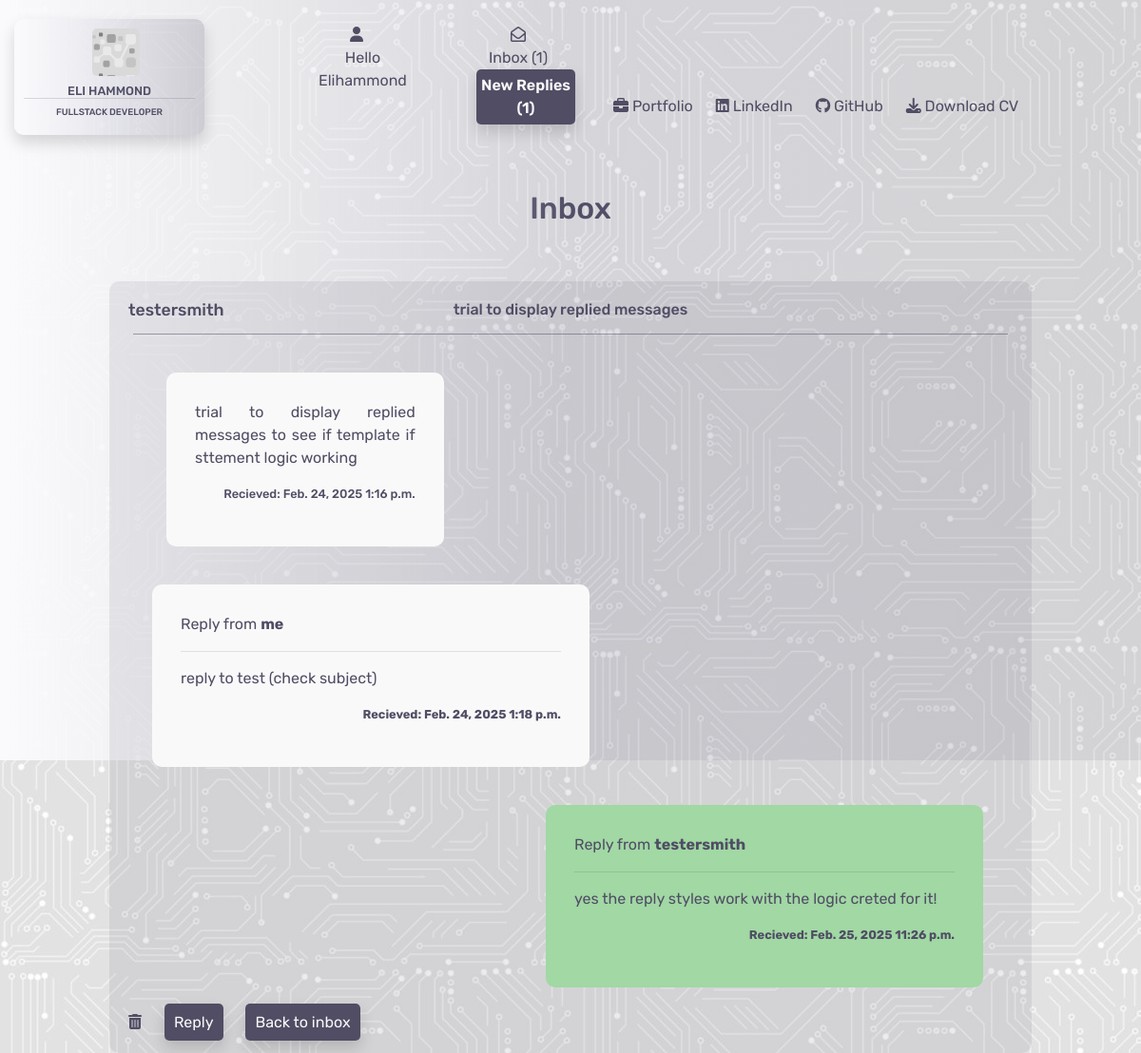
Before: /contacts/21 (signed in) with the older database file.
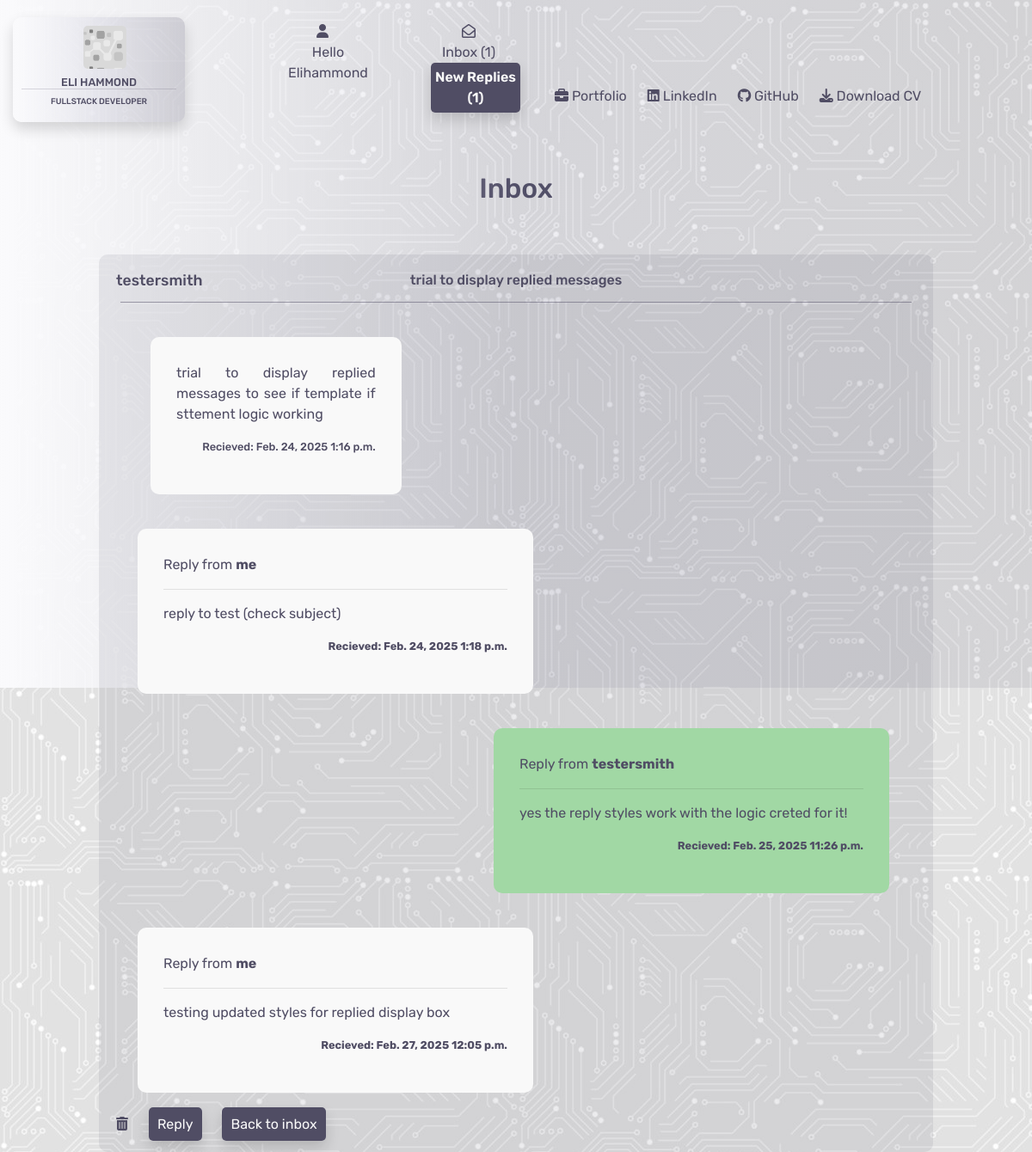
After: the same page with the newer database file.
### contacts/models.py (models this page shows)
class Contacts(models.Model):
    class Meta:
        verbose_name_plural = "Contacts"
    name = models.CharField(max_length=26)
    send_to = models.CharField(max_length=240)
    subject = models.CharField(max_length=52, null=True, blank=True)
    email = models.EmailField()
    phone = models.IntegerField()
    message = models.TextField()
    date = models.DateField(auto_now_add=True)
    time = models.TimeField(auto_now_add=True)
    read = models.BooleanField(default=False)
    has_reply = models.BooleanField(default=False)
    new_reply = models.BooleanField(default=False)

class Replied(models.Model):
    class Meta:
        verbose_name_plural = "Replies"
    thread = models.ForeignKey(Contacts, on_delete=models.CASCADE)
    name = models.CharField(max_length=26, null=True, blank=True)
    send_to = models.CharField(max_length=240)
    subject = models.CharField(max_length=52, null=True, blank=True)
    message = models.TextField()
    date = models.DateField(auto_now_add=True)
    time = models.TimeField(auto_now_add=True)
    read = models.BooleanField(default=False)

### contacts/views.py (the view)
# urls.py: path('<int:contact_id>', views.open_message, name='open_message'),
@login_required
def open_message(request, contact_id):
    inbox = Contacts.objects.get(id=contact_id)
    inbox.read = True
    inbox.save()
    if inbox.new_reply is True:
        inbox.new_reply = False
        inbox.save()
    replied = Replied.objects.filter(thread=contact_id)
    template = 'contacts/open_message.html'
    context = {
        'inbox': inbox,
        'replied': replied
    }
    return render(request, template, context)

### contacts/contexts.py (called while the page is built)
def contacts_inbox(request):
    user = request.user.id
    if user:
        user_inbox = get_object_or_404(User, username=request.user)
        inbox = Contacts.objects.filter(send_to=user_inbox)
        replied = Replied.objects.filter(name=user_inbox)
        reply_message = Contacts.objects.filter(new_reply=True)
        unread_messages = inbox.filter(read=False).count()
        message_count = len(inbox)
        reply_num = len(reply_message)
        context = {
            'inbox': inbox,
            'message_count': message_count,
            'unread_messages': unread_messages,
            'replied': replied,
            'reply_num': reply_num,
        }
    else:
        inbox = Contacts.objects.all()
        context = {
            'inbox': inbox
        }
    return context

### contacts/templates/contacts/open_message.html (shortened to what this page needs)
{% extends "base.html" %}
{% load static %}
{% block content %}
<div class="container-fluid">
    <div class="row">
        <div class="col-4"></div>
        <div class="col-4">
            <h2 class="header">Inbox</h2>
        </div>
        <div class="col-4"></div>
    </div>
    <div class="row">
        <div class="col-1">
        </div>
        <div class="col-10">
            <div class="read-message">
                <div class="row">
                    <div class="col-3">
                        <h4 class="inbox-name">{{ inbox.name }}</h4>
                    </div>
                    <div class="col-6">
                        {% if inbox.subject %}
                        <h5 class="inbox-subject">{{ inbox.subject }}</h5>
                        {% else %}
                        <h5 class="inbox-subject">no subject</h5>
                        {% endif %}
                    </div>
                    <div class="col-3">
                    </div>
                </div>
                <div class="row message-row">
                    <div class="col-8 message-display">
                        <div class="thread-load">
                            <p>
                                {{ inbox.message }}
                            </p>
                            <p class="inbox-date-time main-message-date-time">
                                Recieved:
                                {{ inbox.date }} {{ inbox.time }}
                            </p>
                        </div>
                    </div>
                    <div class="col-4">
                    </div>
                    {% if replied %}
                        {% for r in replied %}
                        <div class="{% if r.name == user.username %} thread-load {% else %} thread-load2 {% endif %}">
                        {% if r.name == user.username%}
                        <p>Reply from <strong>me</strong></p>
                        {% else %}
                        <p>Reply from <strong>{{ r.name }}</strong></p>
                        {% endif %}
                        <hr>
                        <p>{{ r.message }}</p>
                        <p class="inbox-date-time">
                            <strong>Recieved: {{ r.date }} {{ r.time }}</strong>
                        </p>
                        </div>
                        {% endfor %}
                    {% endif %}
                </div>
                <div class="reply-and-delete-box">
                    <div>
                        {% if inbox.send_to == user.username %}
                        <span id="delete" title="Delete message" class="delete-message"><i class="fa-solid fa-trash-can"></i></span>
                        {% endif %}
                        <a href="{% url 'reply_message' inbox.id %}" class="reply-message shadow">Reply</a>
                        <a href="{% url 'contacts' %}" class="reply-message shadow">Back to inbox</a>
                    </div>
                </div>
            </div>
        </div>
        <div class="col-1"></div>
    </div>
</div>
{% endblock %}

### templates/base.html (shortened to what this page needs)
{% load static %}
<!DOCTYPE html>
<html lang="en">
<head>
    {% block corecss %}
        <link rel="stylesheet" href="https://stackpath.bootstrapcdn.com/bootstrap/4.4.1/css/bootstrap.min.css">
        <link rel="stylesheet" href="https://cdnjs.cloudflare.com/ajax/libs/font-awesome/6.6.0/css/all.min.css">
        <link rel="stylesheet" href="https://cdnjs.cloudflare.com/ajax/libs/font-awesome/6.6.0/css/all.min.css">
        <link rel="stylesheet" href="{% static 'css/base.css' %}">
    {% endblock %}
</head>
<body>
    <div class="opaque"></div>
    <header>
        <nav>
            <div class="container-fluid">
                <div class="row">
                    <div class="col-md-3">
                        <a href="{% url 'home' %}">
                            <div class="logo shadow">
                                <div class="logo-logo"></div>
                                <h5>Eli Hammond</h5>
                                <h6>Fullstack Developer</h6>
                            </div>
                        </a>
                    </div>
                    <div class="col-lg-3 col-md-6">
                        <div class="row">
                            <div class="col-md-6">
                                <div class="dropdown">
                                    <div class="dropbtn">
                                        <div class="icon"><i class="fa-solid fa-user"></i></div>
                                        {% if request.user.is_authenticated %}
                                            <div class="hello">
                                                <span class="d-none d-md-block">Hello</span> {{ user.username|capfirst }}
                                            </div>
                                        {% else %}
                                            Login/Register
                                        {% endif %}
                                    </div>
                                </div>
                            </div>
                            <div class="col-md-6 d-none d-md-block">
                                {% if request.user.is_authenticated %}
                                    <div class="message-box">
                                        <a href="{% url 'contacts' %}">
                                            <div class="icon"><i class="fa-regular fa-envelope-open"></i></div>
                                            Inbox ({{ unread_messages }})
                                            {% if reply_num >= 1 %} <p class="new-reply ml-3 shadow">New Replies ({{ reply_num }})</p>{% endif %}
                                        </a>
                                    </div>
                                {% endif %}
                            </div>
                        </div>
                    </div>
                    <div class="col-lg-6 col-md-3">
                    </div>
                </div>
                <div class="row bottom-header">
                    <div class="col-md-6"></div>
                    <div class="col-md-6 d-none d-lg-block">
                        <ul>
                            <li>
                                <a href="{% url 'portfolio' %}">{% block custom_style %}<i class="fa-solid fa-briefcase"></i> Portfolio{% endblock %}</a>
                            </li>
                            <li>
                                <a href="https://www.linkedin.com/in/elliot-hammond-286739298/" target="_blank"><i class="fa-brands fa-linkedin"></i> LinkedIn</a>
                            </li>
                            <li>
                                <a href="https://github.com/e-h-dev" target="_blank"><i class="fa-brands fa-github"></i> GitHub</a>
                            </li>
                            <li>
                                <a href="/media/CV.pdf" target="_blank"><i class="fa-solid fa-download"></i> Download CV</a>
                            </li>
                        </ul>
                    </div>
                </div>
            </div>
        </nav>
    </header>
    {% block content %}
    {% endblock %}
</body>
</html>

### static/css/base.css (style rules this page uses)
:root { --main-font:Rubik; --text-color:rgb(80, 77, 100); }
body { background-image: url('/media/background-image.jpg'); }
header { height:200px; }
.logo-logo { background-image: url("/media/small-logo.png"); height:50px; width:50px; position: relative; left:40%; background-size: contain; border-radius: 5px; z-index: -9999999999999999999999; }
.logo { height:100; width:200px; border-radius: 10px; position: relative; top:20px; z-index: 9999999999; font-family: var(--main-font); color:rgb(80, 77, 100); padding:10px; text-transform: uppercase; background-image: linear-gradient(to right, #fafafc, rgba(103, 102, 146, 0.1), rgba(80, 77, 100, 0.2)); }
.logo h5 { text-align: center; font-size: 0.8rem; padding-top: 8px; border-bottom: 1px solid rgba(80, 77, 100, 0.2); }
.logo h6 { text-align: center; font-size: 0.6rem; }
.hello { width:max-content; padding-left: 20px; }
.bottom-header { position: absolute; top:100px; width:90vw; left:100px; }
.opaque { background-image: linear-gradient(to right, #fafafc, rgba(103, 102, 146, 0.1), rgba(80, 77, 100, 0.1)); height:100vh; width:100vw; z-index: 1; position: fixed; }
ul { list-style: none; position: relative; padding-left:5px; z-index: 2; }
li a { color:rgb(80, 77, 100); font-family: var(--main-font); font-size: 1rem; padding-right: 1.5rem; float: left; }
.dropbtn { color: rgb(80, 77, 100); font-size: 16px; top:25px; text-align: center; font-family: var(--main-font); border: none; position: relative; z-index:1; cursor: pointer; }
.message-box { font-family: var(--main-font); color: rgb(80, 77, 100); position: relative; top:25px; left:20px; text-align: center; z-index: 2; }
.message-box a { color:var(--text-color); }
.icon { position: inherit; text-align: center; font-size: 1rem; }
.header { font-family: var(--main-font); color: rgb(80, 77, 100); text-align: center; padding-bottom: 50px; }
.col-md-6 { width:90%; }
.inbox-name { font-size: 1.1rem; }
.inbox-subject { font-size: 1rem; text-align: center; }
.inbox-date-time { font-size: 0.8rem; text-align: right; }
.read-message { color:var(--text-color); font-family: var(--main-font); padding:20px; border-radius: 10px; background-color: rgba(80, 77, 100, 0.1); position: relative; z-index: 2; }
.message-row { border-top:1px solid rgba(80, 77, 100, 0.5); margin:5px; padding-top:20px; }
.message-display { width:100%; text-align: justify; cursor: pointer; }
.main-message-date-time { text-align: right; }
.main-message-date-time { position: relative; top:90%; font-weight: 500; }
.delete-message { cursor: pointer; size:1.5rem; }
.reply-message { color:#f9f9f9; size: 1.1rem; margin-left: 20px; padding:10px; border-radius: 5px; background-color: var(--text-color); }
.thread-load { background-color: #f9f9f9; padding:30px; margin:20px; border-radius: 10px; width:50%; }
.thread-load2 { background-color: #a1d8a4; position: relative; left:45%; padding:30px; margin:20px; border-radius: 10px; width:50%; }
.new-reply { background-color: rgb(80, 77, 100); color:#f9f9f9; padding:5px; border-radius: 5px; font-weight: 600; animation: flash 2s linear infinite; }

Changed rows visible on the page:
added Replied: name "Reply from", message "testing updated styles for replied display box", date "Feb. 27, 2025", time "12:05 p.m."
